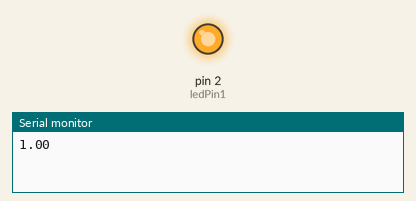
This sketch was run on a simulated Arduino Uno, built with avr-gcc and run on an emulated ATmega328P. Parts: output pins drawn as LEDs (lit = HIGH), the last lines printed to the serial monitor.

Above: at 0.1 s.
At 10.7 s:
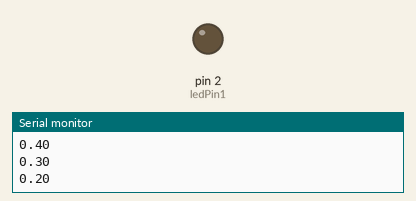
Timing chart, 0 to 12.2 s (numbered marks = the images above):
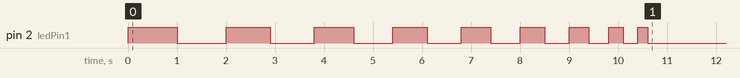

The sketch:

Delay_Variable_Blink.ino
```cpp
int ledPin1 = 2;// A variable is a way to make the code easier, so you do not have to rewrite the same thing over and over again
float delayVar = 1000;

void setup() {
  // The purpose of setup is to put stuff only needed once, to setup the code.
  Serial.begin(9600);
  pinMode(ledPin1, OUTPUT);
}

void loop() {  // The purpose of loop is to repeat things many times.
  // put your main code here, to run repeatedly:
  Serial.println(delayVar / 1000);
    digitalWrite(ledPin1, HIGH);
    delay(delayVar);
    digitalWrite(ledPin1, LOW);
    delay(delayVar);

  if (delayVar > 200) {
    delayVar = delayVar - 100;
  }
  else{
    ledPin1 = 3;
  }
}
// You want us to use the serial monitor in order to make sure that the code works perfectly.
```

Measured:
- by itself, pin 2 (ledPin1): LOW → HIGH at 0.00 s, → LOW 1.0 s later, → HIGH 1.0 s later, → LOW 0.90 s later, … (18 changes in this stretch)
